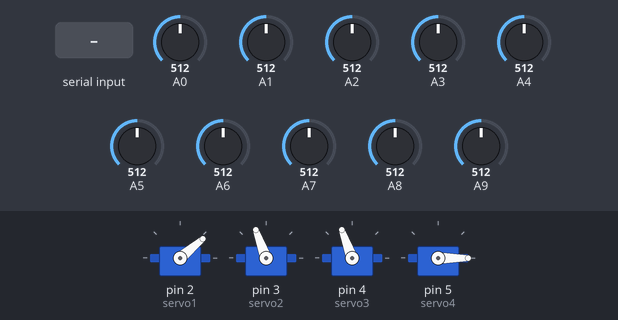
Simulated run of this sketch. Board: Arduino Mega 2560, built with avr-gcc and run on an emulated ATmega2560. On the bench: 4 × servo. The inputs (shaded band) are chosen by the test bench; at power-on: A5 = 512, A0 = 512, A1 = 512, A2 = 512, A3 = 512, A4 = 512, A6 = 512, A7 = 512, A8 = 512, A9 = 512. What the sketch prints to the serial monitor is not drawn.

Above: at 1.5 s.
1.6 s: "90,45\n" received over Serial
At 4.5 s:
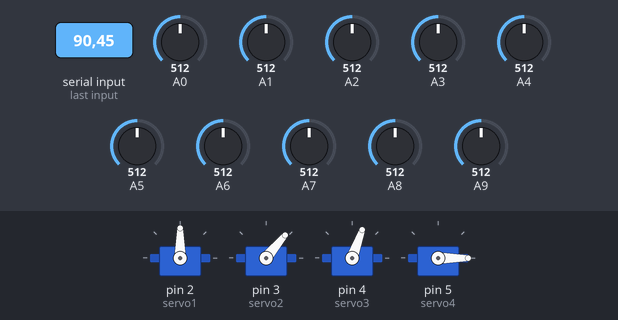
4.6 s: A5 set to 31
7.6 s: A5 set to 26
10.6 s: A5 set to 30
At 11.58 s:
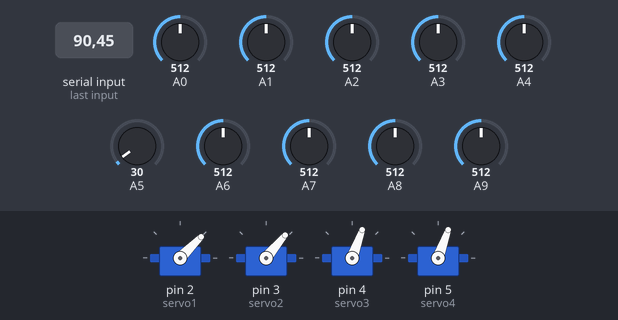
At 12.7 s:
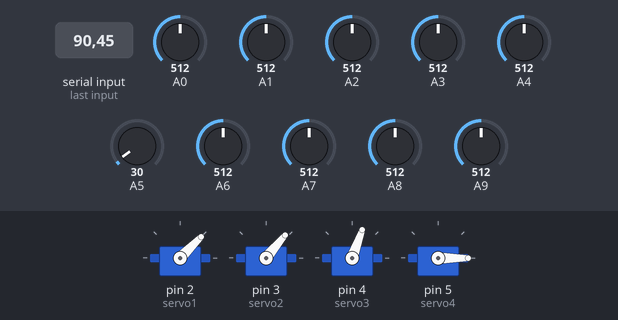
13.1 s: A5 set to 8
At 15.9 s:
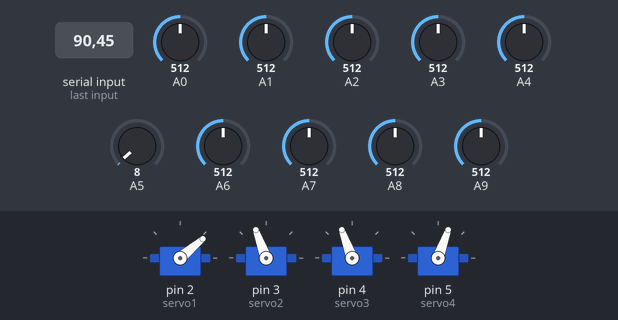
16.1 s: "30,150\n" received over Serial
Timing chart, 0 to 27.9 s (numbered marks = the images above; inputs shaded):
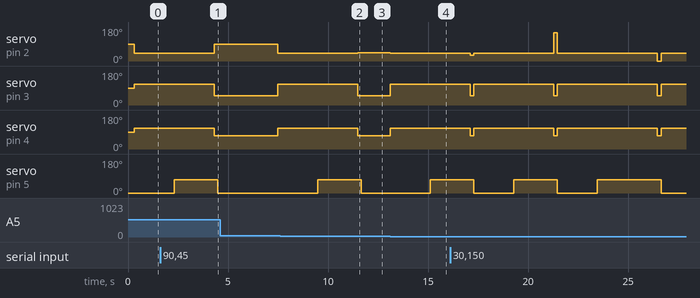

Measured:
- after the input at 1.6 s, servo on pin 2 (servo1): 40° → 90° after 2.7 s; servo on pin 3 (servo2): 110° → 50° after 2.7 s; servo on pin 4 (servo3): 110° → 70° after 2.7 s
- after the input at 10.6 s, servo on pin 2 (servo1): goes on until 11.5 s, then stays 45°; servo on pin 3 (servo2): goes on until 11.5 s, then stays 50°; servo on pin 4 (servo3): goes on until 11.5 s, then stays 70°
- after the input at 13.1 s, servo on pin 2 (servo1): 45° → 40° after 0.00 s instead of 1.6 s; servo on pin 3 (servo2): 50° → 110° after 0.00 s instead of 1.6 s; servo on pin 4 (servo3): 70° → 110° after 0.00 s instead of 1.6 s; servo on pin 5 (servo4): 0° → 70° after 2.0 s

The sketch:

arduino_run.ino
```cpp
//수동복기
#include <Servo.h>  //servo모터 제어

#define MSEC  1
#define SEC 1000

enum RobotState { READY, CATCH, ARMMOVE, UNCATCH };

Servo servo1, servo2, servo3, servo4, servo5;
int targetPos1, targetPos2, targetPos3; //목표각도
int jodo = 30;
int score;

const int startPos1 = 40;
const int startPos2 = 110;
const int startPos3 = 110;
const int startPos4 = 0;

void setup()
{
  Serial.begin(9600);
  Serial.println("CLEARDATA");
  Serial.println("LABEL,servo1,servo2,score");

  servo1.attach(2); //어깨
  delay(100);
  servo2.attach(3); //팔꿈치
  delay(100);
  servo3.attach(4); //손목
  delay(100);
  servo4.attach(5); //손가락

  //  delay(100);
  startRobot();
}
RobotState robotState;
bool runTimeReady = false, runTimeArmMove = false, runTimeUncatch = false, runCheckJodo = false;
long oldTimeReady = 0, oldTimeArmMove = 0, oldTimeUncatch = 0, oldTimeSerial = 0, oldTimeCheckJodo = 0;
void loop()
{
  if (runTimeReady)
  {
    if (millis() - oldTimeReady > 2 * SEC)
    {
      changeCatchState();
      runTimeReady = false;
    }
  }
  if (runTimeArmMove)
  {
    if (millis() - oldTimeArmMove > 2 * SEC)
    {
      changeArmMoveState();
      runTimeArmMove = false;
    }
  }
  if (runTimeUncatch)
  {
    if (millis() - oldTimeUncatch > 180 * MSEC)
    {
      changeUncatchState();
      runTimeUncatch = false;
    }
  }
  if (runCheckJodo)
  {
    CheckJodo();

    if (score > 0 || millis() - oldTimeCheckJodo > 3 * SEC)
    {
      Serial.print("DATA,");
      Serial.print(targetPos1);
      Serial.print(",");
      Serial.print(targetPos2);
      Serial.print(",");
      Serial.println(score);
      changeReadyState();
      runCheckJodo = false;
    }
  }
}
void startRobot()
{
  changeReadyState();
}
void changeReadyState()
{
  robotState = READY;

  servo1.write(startPos1);
  servo2.write(startPos2);
  servo3.write(startPos3);
  servo4.write(startPos4);

  runTimeReady = true;
  oldTimeReady = millis();
}
void changeCatchState()
{
  robotState = CATCH;

  servo4.write(70);

  runTimeArmMove = true;
  oldTimeArmMove = millis();
}
void changeArmMoveState()
{
  robotState = ARMMOVE;

  targetPos2 = 50;
  targetPos3 = 18;
  //servo1범위 21~167  160이 앞
  Serial.print("입력");
  while(true)
  {
    if(Serial.available())
    {
      targetPos1=Serial.parseInt();
      break;
    }
  }
  servo1.write(targetPos1);
  servo2.write(targetPos2);
  servo3.write(70);


  runTimeUncatch = true;
  oldTimeUncatch = millis();
}

void changeUncatchState()
{
  robotState = UNCATCH;

  servo4.write(0);

  runCheckJodo = true;

  oldTimeCheckJodo = millis();
}
void CheckJodo()
{
  int val[10];
  val[0] = analogRead(A0),    val[1] = analogRead(A1);
  val[2] = analogRead(A2),    val[3] = analogRead(A3);
  val[4] = analogRead(A4),    val[5] = analogRead(A5);
  val[6] = analogRead(A6),    val[7] = analogRead(A7);
  val[8] = analogRead(A8),    val[9] = analogRead(A9);

  if (val[0] < jodo || val[1] < jodo)
    score = 1;
  else if (val[2] < jodo || val[3] < jodo)
    score = 2;
  else if (val[4] < jodo || val[5] < jodo)
    score = 3;
  else if (val[6] < jodo || val[7] < jodo)
    score = 4;
  else if (val[8] < jodo || val[9] < jodo)
    score = 5;
  else
    score = 0;
}
```
